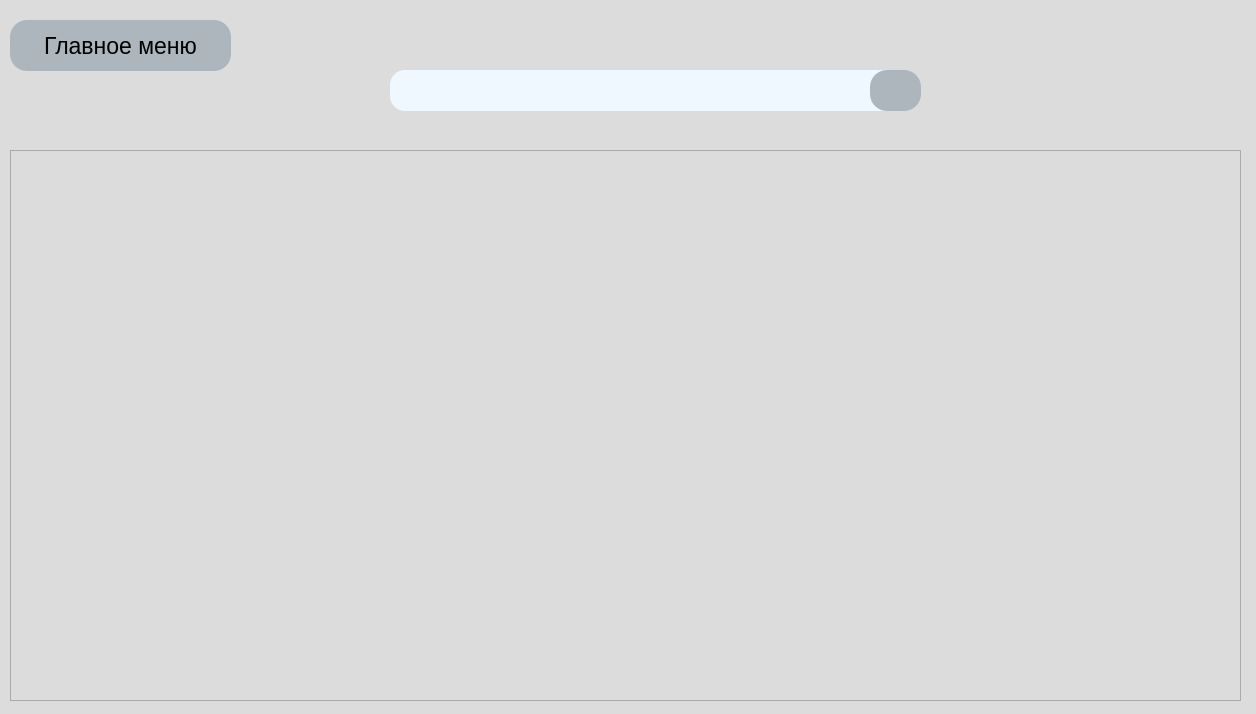
<?xml version="1.0" encoding="UTF-8"?>
<ui version="4.0">
 <class>Form</class>
 <widget class="QWidget" name="Form">
  <property name="geometry">
   <rect>
    <x>0</x>
    <y>0</y>
    <width>1256</width>
    <height>714</height>
   </rect>
  </property>
  <property name="font">
   <font>
    <family>MS Shell Dlg 2</family>
    <pointsize>18</pointsize>
   </font>
  </property>
  <property name="windowTitle">
   <string>Form</string>
  </property>
  <property name="styleSheet">
   <string notr="true">background-color: rgb(220,220,220);</string>
  </property>
  <widget class="QPushButton" name="back_to_menu">
   <property name="geometry">
    <rect>
     <x>10</x>
     <y>20</y>
     <width>221</width>
     <height>51</height>
    </rect>
   </property>
   <property name="font">
    <font>
     <pointsize>17</pointsize>
    </font>
   </property>
   <property name="styleSheet">
    <string notr="true">background-color: rgb(173,181,189);
border-radius: 17px</string>
   </property>
   <property name="text">
    <string>Главное меню</string>
   </property>
  </widget>
  <widget class="QListWidget" name="posted_tests_widget">
   <property name="geometry">
    <rect>
     <x>10</x>
     <y>150</y>
     <width>1231</width>
     <height>551</height>
    </rect>
   </property>
   <property name="styleSheet">
    <string notr="true">background-color: rgb(240,248,255);
border-radius: 15px;
QListWidget::item { border: 0px solid black; }</string>
   </property>
   <property name="iconSize">
    <size>
     <width>30</width>
     <height>30</height>
    </size>
   </property>
   <property name="horizontalScrollMode">
    <enum>QAbstractItemView::ScrollPerPixel</enum>
   </property>
   <property name="uniformItemSizes">
    <bool>false</bool>
   </property>
   <property name="wordWrap">
    <bool>false</bool>
   </property>
   <property name="selectionRectVisible">
    <bool>false</bool>
   </property>
  </widget>
  <widget class="QLineEdit" name="search_bar">
   <property name="geometry">
    <rect>
     <x>390</x>
     <y>70</y>
     <width>521</width>
     <height>41</height>
    </rect>
   </property>
   <property name="styleSheet">
    <string notr="true">background-color: rgb(240,248,255);
border-radius: 15px</string>
   </property>
  </widget>
  <widget class="QPushButton" name="search_but">
   <property name="geometry">
    <rect>
     <x>870</x>
     <y>70</y>
     <width>51</width>
     <height>41</height>
    </rect>
   </property>
   <property name="styleSheet">
    <string notr="true">background-color: rgb(173,181,189);
border-radius: 17px</string>
   </property>
   <property name="text">
    <string/>
   </property>
   <property name="icon">
    <iconset>
     <normaloff>../icons/search.png</normaloff>../icons/search.png</iconset>
   </property>
   <property name="iconSize">
    <size>
     <width>23</width>
     <height>23</height>
    </size>
   </property>
  </widget>
 </widget>
 <resources/>
 <connections/>
</ui>
